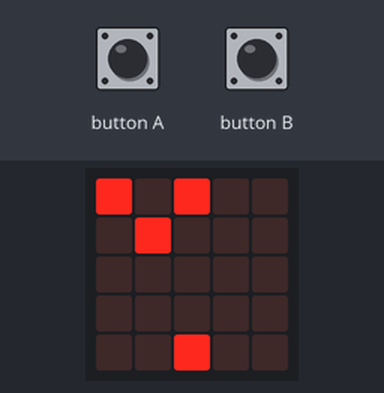
Recording of a program running on a simulated BBC micro:bit (MakeCode). Parts: the board's 5×5 LED display. The inputs (shaded band) are chosen by the test bench. Random numbers come from a fixed seed.

Above: at 1.2 s.
1.3 s: button A pressed for 0.15 s
At 2.6 s:
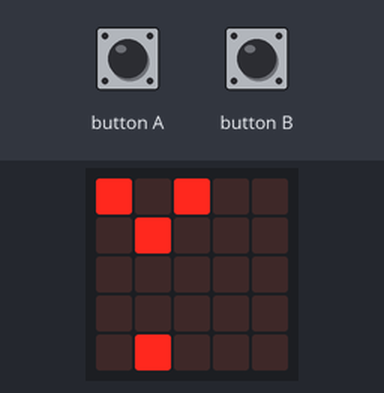
2.9 s: button A pressed for 0.15 s
At 4.1 s:
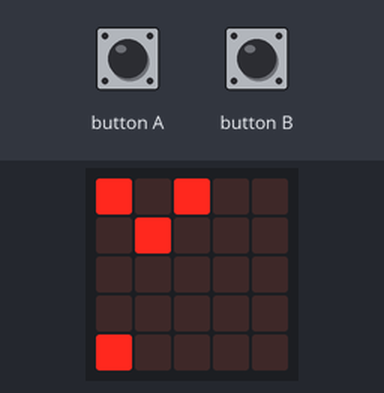
4.5 s: button B pressed for 0.15 s
At 5.3 s:
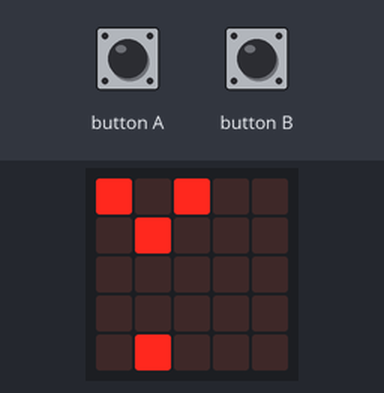
6.1 s: button B pressed 5 times (0.12 s each, 0.3 s apart)
At 8.2 s:
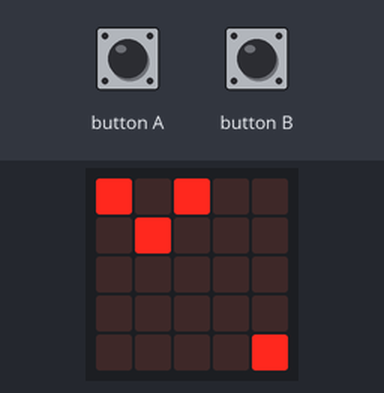
Timing chart, 0 to 9.7 s (numbered marks = the images above; inputs shaded):
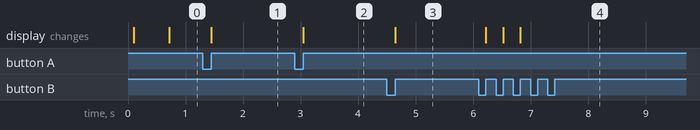

Measured:
- after the input at 1.3 s, the display: changes after 0.15 s (image 1)
- after the input at 2.9 s, the display: changes after 0.15 s (image 2)
- after the input at 4.5 s, the display: changes after 0.15 s (image 3)
- after the input at 6.1 s, the display: first changes after 0.12 s (image 4 shows a later state)

The program:

main.ts
```typescript
input.onButtonPressed(Button.A, function () {
    led.unplot(pos_x, 4)
    pos_x = Math.max(0, pos_x - 1)
    led.plot(pos_x, 4)
    if (pos_x >= 4) {
        direction = -1
    } else if (pos_x <= 0) {
        direction = 1
    }
})
input.onButtonPressed(Button.B, function () {
    led.unplot(pos_x, 4)
    pos_x = Math.min(4, pos_x + 1)
    led.plot(pos_x, 4)
    if (pos_x >= 4) {
        direction = -1
    } else if (pos_x <= 0) {
        direction = 1
    }
})
let direction = 0
let pos_x = 0
let pos_y = 0
led.plot(randint(0, 10), 0)
pos_x = 2
led.plot(pos_x, 4)
let direction_y = 0
basic.forever(function () {
    basic.pause(100)
    led.unplot(pos_y, 0)
    pos_y += direction_y
    led.plot(pos_y, pos_y)
    if (pos_y >= 4) {
        pos_y = 0
    } else if (pos_y <= 0) {
        pos_y = pos_y + 1
    }
    basic.pause(500)
})
```

test.ts
```typescript
// les tests vont ici ; cela ne sera pas compilé si ce paquet est utilisé en tant qu'extension.
```
